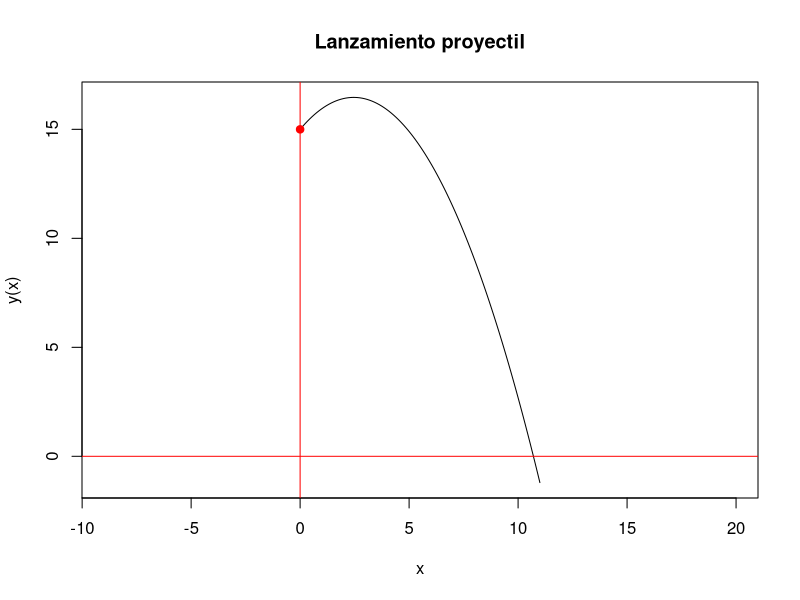

This figure's R source:
# 
g <- 9.81 # aceleracion gravedad
x0 <- 0   # x inicial
y0 <- 15  # y inicial
vi <- 7  # velocidad inicial
alphaD <- 50 # angulo-grados
alpha <- (pi/180)*alphaD # angulo-radianes
vox <- vi*cos(alpha) # componente x de velocidad inicial
voy <- vi*sin(alpha) # componente y de velocidad inicial

ft <- function(x) (x-x0)/vox # tiempo para una x dada
y <- function(x) {t <- ft(x); -(g/2)*t^2 + voy*t + y0}
curve(y,xlim=c(0,11),asp=1, main="Lanzamiento proyectil")
abline(v=0,col="red")
abline(h=0,col="red")
points(x0,y0,pch=19, col="red")

las.x <- seq(from=0, to=11, by=0.5)
las.t <- (las.x - x0)/vox
las.y <- -(g/2)*las.t^2 + voy*las.t + y0